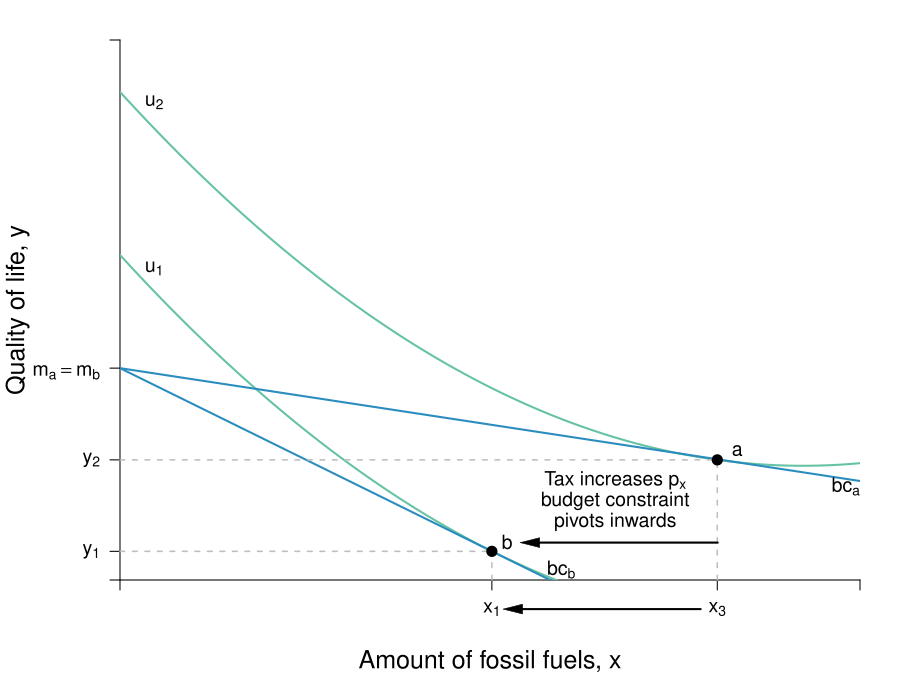

R code for this plot:
require(shape)
pdf(file = "indmarketdemand/carbon_tax_1.pdf", width = 9, height = 7)

#Set parameters for graphics
axislabelsize <- 1.5
labelsize <- 1.2
graphlinewidth <- 2
segmentlinewidth <- 1.5

COL <- c("#7fc97f", "#beaed4", "#fdc086", "#ffff99", "#386cb0", "#f0027f", "#bf5b17", "#666666")
COLA <- c("#e0f3db", "#99d8c9","#66c2a4","#41ae76", "#238b45", "#005824")
COLB <- c("#c6dbef", "#4eb3d3", "#2b8cbe", "#0868ac","#084081")
COLC <- c("#fcfbfd", "#efedf5", "#dadaeb", "#bcbddc", "#9e9ac8", "#807dba", "#6a51a3", "#54278f", "#3f007d")

par(mar =  c(6, 6, 2, 2))

mrsA <- function(x, rmax = 10, xmax = 20) {
  rmax - (rmax/xmax)*x
}


uA <- function(x, y, rmax = 3, xmax = 12) {
  y - rmax*x + (1/2)*(rmax/xmax)*x^2
}

indiffA1 <- function(x, uA = 10, rmax = 2.5, xmax = 10) {
  uA - rmax*x + (1/2)*(rmax/xmax)*(x^2)
}

offerCurve <- function(x, w, rmax = 2, xmax = 12) {
  w - rmax*x + (rmax/xmax)*x^2
}

bcA <- function(x, w, p) {
  w - p*x
}


xlims <- c(0, 13)
ylims <- c(0, 26)

npts <- 501 
x <- seq(xlims[1], xlims[2], length.out = npts)
y <- seq(ylims[1], ylims[2], length.out = npts) 
#a <- c(13, 16.75, 19.25)
a <- c(25.65, 23.5, 15)

plot(0, 0, xlim = xlims, ylim = ylims, type = "n",
     xlab = expression(paste("")),
     ylab = expression(paste("")), 
     xaxt = "n", 
     yaxt = "n", 
     cex.lab = axislabelsize, 
     bty = "n",
     xaxs="i", 
     yaxs="i")

# ticksy <- seq(from = ylims[1], to = ylims[2], by = 1)
# ylabels <- seq(from = ylims[1], to = ylims[2], by = 1)
# ticksx <- seq(from = xlims[1], to = xlims[2], by = 1)
# xlabels <- seq(from = xlims[1], to = xlims[2], by = 1)
ticksy <- c(0, 1.38, 5.784, 10.2, ylims[2])
ticksy_mod <- c(10)
ylabels_mod <- c(expression(paste(m[a] == m[b])))
ylabels <- c(NA, expression(paste(y[1])), expression(paste(y[2])), NA, NA)
ticksx <- c(0, 6.533, 10.493, xlims[2])
xlabels <- c(NA, expression(paste(x[1])), expression(paste(x[3])), NA)

axis(1, at = ticksx, pos = 0, labels = xlabels, cex.axis = labelsize)
axis(2, at = ticksy_mod, pos = 0, labels = ylabels_mod, tick = FALSE, las = 1, cex.axis = labelsize)
axis(2, at = ticksy, pos = 0, las = 1, labels = ylabels, cex.axis = labelsize)

npts <- 500 
xx1 <- seq(xlims[1], xlims[2], length.out = npts)

lines(xx1, uA(xx1, y = 15.65), col = COLA[3], lwd = graphlinewidth)
lines(xx1, uA(xx1, y = 23.5), col = COLA[3], lwd = graphlinewidth)
#lines(xx1, uA(xx1, y = 25), col = COLA[3], lwd = graphlinewidth)

#lines(xx1, bcA(xx1, w = 10, p = 1.5), col = COLB[3], lwd = graphlinewidth)
#lines(xx1, bcA(xx1, w = 18.9, p = 1.25), col = COLB[5], lwd = graphlinewidth)
lines(xx1, bcA(xx1, w = 10.2, p = 1.35), col = COLB[3], lwd = graphlinewidth)
lines(xx1, bcA(xx1, w = 10.2, p = 0.418), col = COLB[3], lwd = graphlinewidth)

#Label the axes
#mtext(expression(paste("Fossil fuels, ", x)), side=1, line = 2.5, cex = axislabelsize)
text(0.5*xlims[2], ylims[1] - 0.15*ylims[2], expression(paste("Amount of fossil fuels, ", x)), xpd = TRUE, cex = axislabelsize) 
text(-1.8, 0.5*ylims[2], expression(paste("Quality of life, ", y)), xpd = TRUE, cex = axislabelsize, srt = 90) 

#Label the indifference curves
#text(11.8, 1.3, expression(u[1]), cex = labelsize)


#Label the price lines
#text(8, 1.7, expression(paste(bc[1])))


#Add the contour plot for the indifference curves
#contour(x, y, 
#        outer(x, y, uA),
#        drawlabels = FALSE,
#        col = COLA[3],
#        lwd = graphlinewidth,
#        levels = a, 
#        xaxs="i", 
#        yaxs="i", 
#        add = TRUE)

#Segments for points on Offer curve
#segments(0, 10.709, 6.553, 10.709, lty = 2, col = "gray" , lwd = segmentlinewidth)
#segments(6.533, 0, 6.533, 10.709, lty = 2, col = "gray" , lwd = segmentlinewidth)
segments(0, 1.38, 6.553, 1.38, lty = 2, col = "gray" , lwd = segmentlinewidth)
segments(10.493, 0, 10.493, 5.784, lty = 2, col = "gray" , lwd = segmentlinewidth)
segments(0, 5.784, 10.493, 5.784, lty = 2, col = "gray" , lwd = segmentlinewidth)
#segments(10.5, 0, 10.5, 7.375, lty = 2, col = "gray" , lwd = segmentlinewidth)
segments(6.533, 0, 6.533, 1.38, lty = 2, col = "gray" , lwd = segmentlinewidth)

#Annotate points on offer curve mrs = p for each of p = 1, 0.5, 0.25
#Where mrs = 2 - (1/6)*x
#points(6.533, 10.709, pch = 16, col = "black", cex = 1.5)
points(10.493, 5.784, pch = 16, col = "black", cex = 1.5)
points(6.533, 1.38, pch = 16, col = "black", cex = 1.5)

text(10.493 + .35, 5.784 + .45, expression(paste(a)), cex = labelsize)
text(6.45  + .35, 1.38 + .45, expression(paste(b)), cex = labelsize)
#text(6.553 + .35, 10.709 + .45, expression(paste(c)), cex = labelsize)

text(0.6, 15, expression(paste(u[1])), cex = labelsize)
text(0.6, 21 + 2, expression(paste(u[2])), cex = labelsize)
#text(0.6, 24, expression(paste(u[3])), cex = labelsize)


text(7.75, 0.5, expression(paste(bc[b])), cex = labelsize)
text(12.75, 4.5, expression(paste(bc[a])), cex = labelsize)
#text(12.75, 2.5, expression(paste(bc[c])), cex = labelsize)

Arrows(10.5, 1.8, 7.2, 1.8, col = "black", lty = 1, lwd = 2, arr.type = "triangle", arr.lwd = 0.5)
text(8.7, 4.8, expression(paste("Tax increases ", p[x] )), cex = labelsize)
text(8.7, 3.8, expression(paste("budget constraint" )), cex = labelsize)
text(8.7, 2.8, expression(paste("pivots inwards" )), cex = labelsize)


Arrows(10.2, -1.4, 6.9, -1.4, col = "black", lty = 1, lwd = 2, arr.type = "triangle", arr.lwd = 0.5, xpd = TRUE)

#

dev.off()
